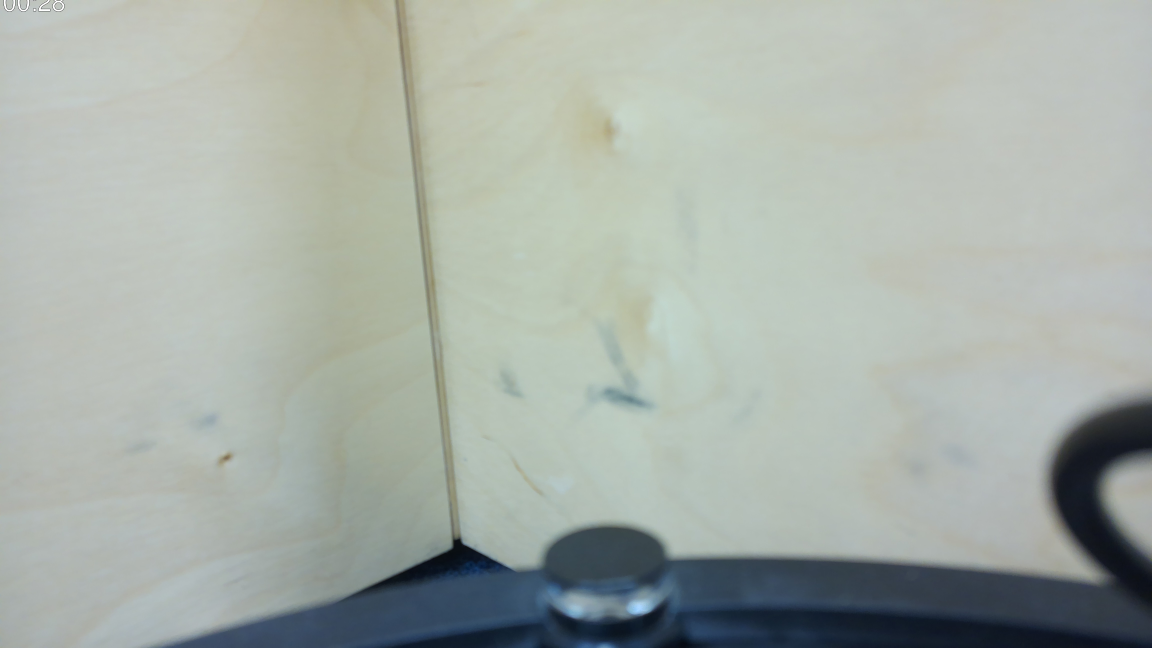
#> input picture PaiCar/tests/fixtures/frame_0001.jpg, 4608 x 2592 px (shown at 1/4 size)
$ python -i move_planner.py   (imports and definitions only)
#> lines starting #> are read from the running program, lines starting #| are printed output that depends on the picture
"""
Obstacle-aware move planner using OpenCV texture and darkness analysis.

Analyses a JPEG snapshot to estimate forward clearance in three zones
(left, straight, right) and returns the best MoveAction.

Algorithm
---------
1. Decode the JPEG; convert to grayscale once for both analyses below.

Texture layer (smooth vs rough):
2. Compute a per-pixel local standard-deviation texture map.
   High score → rough surface (carpet) → navigable floor.
   Low score  → smooth surface (plywood / wall) → obstacle.
3. Ignore the top HORIZON_FRAC of the image (ceiling / far wall).
4. Split the remaining ROI into left / centre / right thirds.
5. For each zone scan row-by-row from the top downward; the first row
   whose mean texture exceeds FLOOR_TEXTURE_THRESHOLD is the boundary
   between obstacle face and navigable carpet.
6. Map that boundary's y-position to metres:
       distance ≈ DISTANCE_K / (y_norm - HORIZON_FRAC)

Darkness layer (black metal chair/table legs):
7. For each zone scan row-by-ray from the top down to DARK_SCAN_FRAC (to
   avoid triggering on the car's own chassis at the bottom of the image).
   The first row where more than DARK_ROW_THRESHOLD of pixels are below
   DARKNESS_LEVEL intensity is a dense dark-obstacle row (chair legs, metal
   frames).  Convert its y-position to metres with the same formula.

Combined clearance:
8. Zone clearance = min(texture clearance, dark-obstacle clearance).
9. Apply a 0.7 safety factor, cap at max_distance.
10. If every zone's probed clearance is below REVERSE_THRESHOLD, return
    direction="reverse" with distance REVERSE_DISTANCE_M.

Door detection:
11. detect_door() analyses the upper DOOR_UPPER_ROI of the image for a
    prominently bright vertical band — the signature of a lit room visible
    through a glass partition or open doorway.  A prominence (peak vs.
    flanking mean) above DOOR_PROMINENCE identifies the door zone.
12. Pass target_zone to plan_move() to bias the chosen direction toward the
    detected door when that zone has at least TARGET_ZONE_MIN_CLEARANCE of
    space (ensures the car does not drive into an obstacle to reach the door).

Calibration
-----------
FLOOR_TEXTURE_THRESHOLD: derived from frame_0003.jpg (plywood bench vs
carpet).  plywood std-dev ≈ 0.69, carpet ≈ 14.67; threshold = 5.0.

DARKNESS_LEVEL / DARK_ROW_THRESHOLD: calibrated from frame_0006.jpg
(chair legs, black metal bars).  Chair-leg rows reach dark_frac ≈ 0.90+;
threshold = 0.40 catches dense chair rows while ignoring sparse distant
legs (dark_frac < 0.35) and the car chassis (excluded by DARK_SCAN_FRAC).

DOOR_PROMINENCE: calibrated from frame_0008_door.jpg (glass partition with
lit room beyond).  Door prominence ≈ 45; nearest non-door frame ≈ 30.
Threshold 40 gives clear separation.

HORIZON_FRAC and DISTANCE_K should be tuned empirically on your floor.
"""

from __future__ import annotations

import base64
from dataclasses import dataclass
from typing import Literal, Optional

import cv2
import numpy as np

# ── Calibration constants ─────────────────────────────────────────────────────

HORIZON_FRAC: float = 0.35    # rows above this y-fraction are beyond max_distance
DISTANCE_K:   float = 0.35    # perspective scale constant (metres)

TEXTURE_WINDOW:          int   = 15   # local std-dev window size (pixels)
FLOOR_TEXTURE_THRESHOLD: float = 5.0  # min texture score to classify as carpet
SMOOTH_WINDOW:           int   = 5    # row-score smoothing window

# Dark-obstacle detection (chair legs, metal bars)
DARKNESS_LEVEL:     int   = 60    # pixel intensity below which a pixel is "dark"
DARK_ROW_THRESHOLD: float = 0.40  # min dark-pixel fraction in a row to flag it
DARK_SCAN_FRAC:     float = 0.85  # only scan for dark obstacles above this y-norm
                                   # (excludes the car's own chassis at the bottom)

SAFETY_FACTOR: float = 0.7

# Reverse: triggered when every zone's probed clearance is below this threshold.
REVERSE_THRESHOLD:  float = 1.0  # metres — all zones below this → reverse
REVERSE_DISTANCE_M: float = 0.5  # metres to travel when reversing

_PROBE_DISTANCE: float = 100.0   # sentinel max_distance used for reverse check

# Zone-consistency check: when two adjacent zones are both close-blocked, a
# lateral zone whose clearance is ZONE_JUMP_RATIO× larger than the adjacent
# minimum is treated as an optical illusion (carpet visible through a gap/
# doorway beyond the obstacle, not a physically navigable path).
ZONE_CONSISTENCY_THRESHOLD: float = 0.75   # metres — both neighbours must be below this
ZONE_JUMP_RATIO:            float = 1.5    # lateral zone is suspect if it exceeds this multiple

# Door detection: look for a prominently bright vertical band in the upper image.
# A lit room visible through a glass partition creates a column-brightness peak
# that stands well above the flanking regions.
DOOR_UPPER_ROI:   float = 0.55   # fraction of image height to scan for door
DOOR_PROMINENCE:  float = 40.0   # min brightness prominence vs. flanking means
DOOR_MIN_PEAK:    int   = 130    # peak must be at least this bright (0–255)
DOOR_EDGE_MARGIN: float = 0.15   # peak must be this far from each side edge

# When plan_move is called with a target_zone, the car will favour that zone
# if its clearance is at least this value (ensures we do not head straight into
# a barely-visible opening).
TARGET_ZONE_MIN_CLEARANCE: float = 0.5

# Steered-reverse thresholds: when reversing, use a steering lock if one lateral
# zone is significantly more open than the other (suggesting a one-sided obstacle).
# Uses the original (pre-consistency-check) probe values so optical artefacts do
# not bias the direction.
#
# REVERSE_STEER_MIN_CLEARANCE: the clearer lateral zone must reach this value
#   before we steer.  Set just above the frame_0001 corner artefact (≈0.69 m) so
#   a fully-walled corner always reverses straight.
# REVERSE_STEER_MARGIN: the two lateral zones must differ by at least this much.
REVERSE_STEER_MIN_CLEARANCE: float = 0.7
REVERSE_STEER_MARGIN:        float = 0.15


# ── Public interface ──────────────────────────────────────────────────────────

@dataclass
class MoveAction:
    direction: Literal["left", "straight", "right", "reverse", "reverse+left", "reverse+right"]
    distance_metres: float
    left_clearance_m: float
    center_clearance_m: float
    right_clearance_m: float
    reasoning: str


def plan_move(
    image_b64: str,
    max_distance: float = 5.0,
    target_zone: Optional[Literal["left", "straight", "right"]] = None,
) -> MoveAction:
    """Return the best move action given a base64-encoded JPEG snapshot.

    target_zone: when set (e.g. from detect_door()), the car will steer toward
    that zone provided its clearance is at least TARGET_ZONE_MIN_CLEARANCE and
    no reverse is required.  Without it, the zone with the most clearance wins.
    """
    img  = _decode(image_b64)
    gray = cv2.cvtColor(img, cv2.COLOR_BGR2GRAY)
    tex  = _texture_map(gray)
    H, W = tex.shape

    roi_top  = int(H * HORIZON_FRAC)
    tex_roi  = tex[roi_top:, :]
    gray_roi = gray[roi_top:, :]

    w3 = W // 3
    col_slices = {
        "left":     slice(0,   w3),
        "straight": slice(w3,  2 * w3),
        "right":    slice(2 * w3, None),
    }

    # Probe both layers at a large distance for the reverse check.
    probe = {
        name: min(
            _zone_texture_clearance(tex_roi[:, s],  roi_top, H, _PROBE_DISTANCE),
            _zone_dark_clearance(   gray_roi[:, s], roi_top, H, _PROBE_DISTANCE),
        )
        for name, s in col_slices.items()
    }

    # Zone-consistency check: a lateral zone that is many times larger than
    # both of its close-blocked neighbours is seeing carpet through a gap/
    # doorway that the car cannot physically reach without first reversing.
    # Use original probe values so the two checks do not cascade.
    # The lower bound (> 0.1) excludes the floor sentinel (no detection) so
    # that a fully-blocked adjacent zone does not inflate the ratio.
    _ps, _pl, _pr = probe["straight"], probe["left"], probe["right"]
    if (0.1 < _ps < ZONE_CONSISTENCY_THRESHOLD
            and 0.1 < _pr < ZONE_CONSISTENCY_THRESHOLD
            and _pl > min(_ps, _pr) * ZONE_JUMP_RATIO):
        probe["left"] = 0.1
    elif (0.1 < _ps < ZONE_CONSISTENCY_THRESHOLD
            and 0.1 < _pl < ZONE_CONSISTENCY_THRESHOLD
            and _pr > min(_ps, _pl) * ZONE_JUMP_RATIO):
        probe["right"] = 0.1

    # Reported clearances are capped at the caller-supplied max_distance.
    clearances = {k: min(v, max_distance) for k, v in probe.items()}

    reasoning_prefix = (
        f"L={clearances['left']:.2f}m "
        f"S={clearances['straight']:.2f}m "
        f"R={clearances['right']:.2f}m → "
    )

    if max(probe.values()) < REVERSE_THRESHOLD:
        # Determine steering direction from original (pre-consistency-check) lateral
        # probe values.  If one side is clearly more open, the obstacle is on the
        # opposite side; steer the reverse arc so the car's front swings toward the
        # clearer side.  Only steer if the clearer zone exceeds REVERSE_STEER_MIN_CLEARANCE
        # (prevents corner artefacts from triggering a steered reverse).
        max_lateral = max(_pl, _pr)
        if max_lateral >= REVERSE_STEER_MIN_CLEARANCE:
            if _pl > _pr + REVERSE_STEER_MARGIN:
                rev_dir = "reverse+right"   # left clearer → obstacle on right
            elif _pr > _pl + REVERSE_STEER_MARGIN:
                rev_dir = "reverse+left"    # right clearer → obstacle on left
            else:
                rev_dir = "reverse"
        else:
            rev_dir = "reverse"
        return MoveAction(
            direction=rev_dir,
            distance_metres=min(REVERSE_DISTANCE_M, max_distance),
            left_clearance_m=clearances["left"],
            center_clearance_m=clearances["straight"],
            right_clearance_m=clearances["right"],
            reasoning=reasoning_prefix + rev_dir,
        )

    if (target_zone is not None
            and clearances.get(target_zone, 0) >= TARGET_ZONE_MIN_CLEARANCE):
        best = target_zone
    else:
        best = max(clearances, key=clearances.get)

    distance = round(
        min(max(clearances[best] * SAFETY_FACTOR, 0.1), max_distance), 2
    )

    return MoveAction(
        direction=best,
        distance_metres=distance,
        left_clearance_m=clearances["left"],
        center_clearance_m=clearances["straight"],
        right_clearance_m=clearances["right"],
        reasoning=reasoning_prefix + best,
    )


# [52 lines left out: function detect_door, not called in this run]


# ── Internal helpers ──────────────────────────────────────────────────────────

def _decode(image_b64: str) -> np.ndarray:
    raw = base64.b64decode(image_b64)
    buf = np.frombuffer(raw, dtype=np.uint8)
    img = cv2.imdecode(buf, cv2.IMREAD_COLOR)
    if img is None:
        raise ValueError("cv2.imdecode failed — check that the bytes are a valid JPEG")
    return img


# [66 lines left out: functions _texture_map, _zone_texture_clearance, _zone_dark_clearance, not called in this run]

>>> import cv2
>>> picture = cv2.imread('tests/fixtures/frame_0001.jpg', cv2.IMREAD_GRAYSCALE)
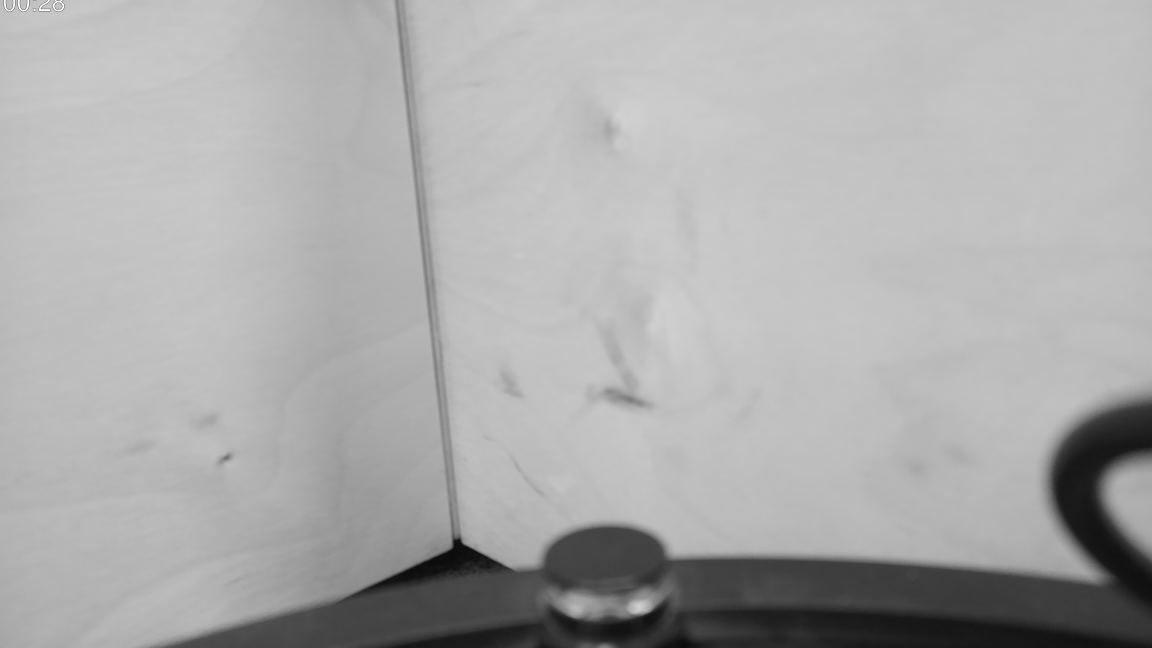
#> picture: shape (2592, 4608) (shown at 1/4 size); min 0, max 255, mean 171.9
>>> result = plan_move(picture)
#> in _decode, `buf = np.frombuffer(raw, dtype=np.uint8)`: buf = 68 values, max 255 at index 11, min 0 at index 8, mean 140.5
#> (the run stopped early here; a loop or call above may not have finished)

$ run again, on PaiCar/tests/fixtures/frame_0002.jpg
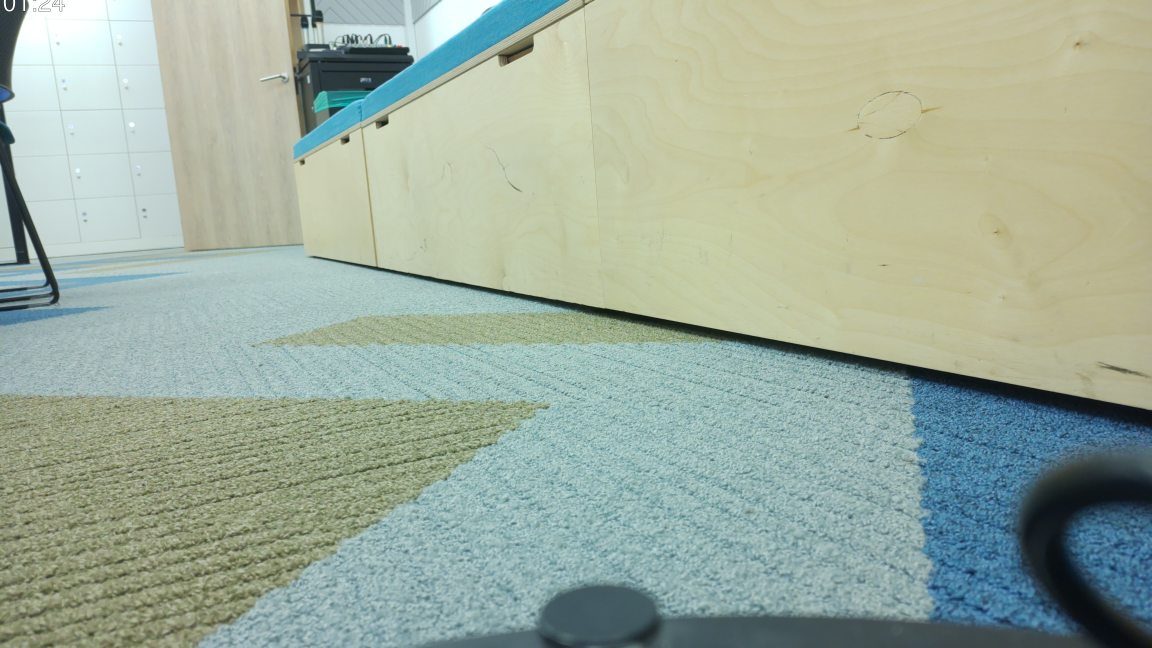
#> input picture PaiCar/tests/fixtures/frame_0002.jpg, 4608 x 2592 px (shown at 1/4 size)
#> `picture = cv2.imread('tests/fixtures/frame_0001.jpg', cv2.IMREAD_GRAYS..`:
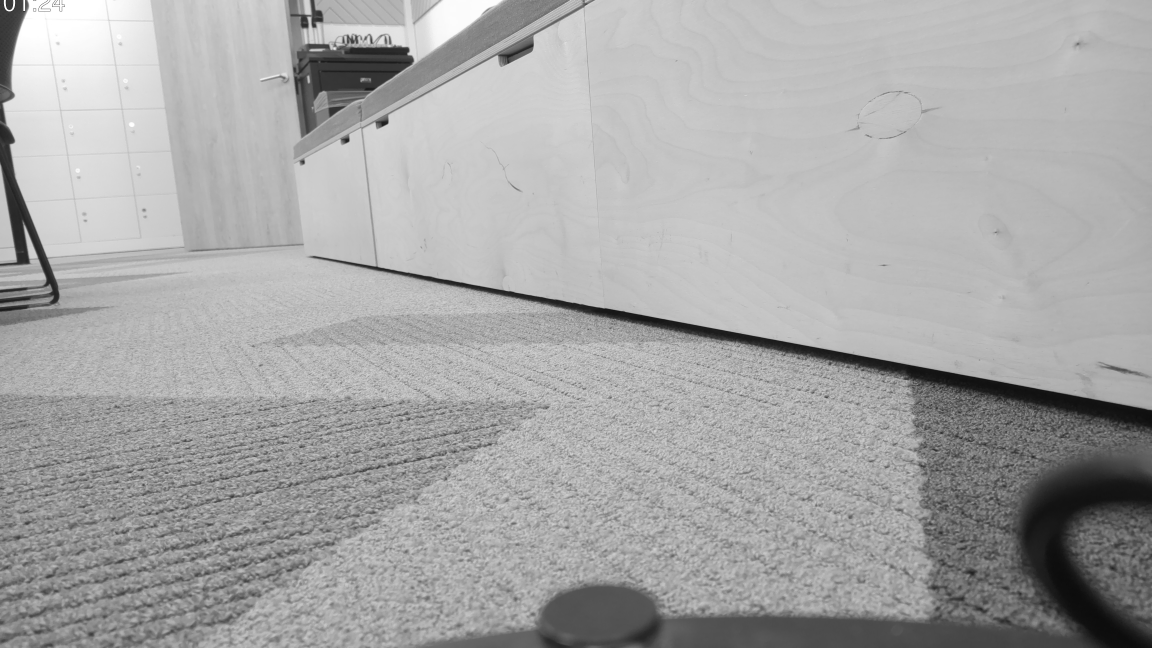
#> picture: shape (2592, 4608) (shown at 1/4 size); min 0, max 255, mean 166.4
#> buf = [247, 221]

$ run again, on PaiCar/tests/fixtures/frame_0003.jpg
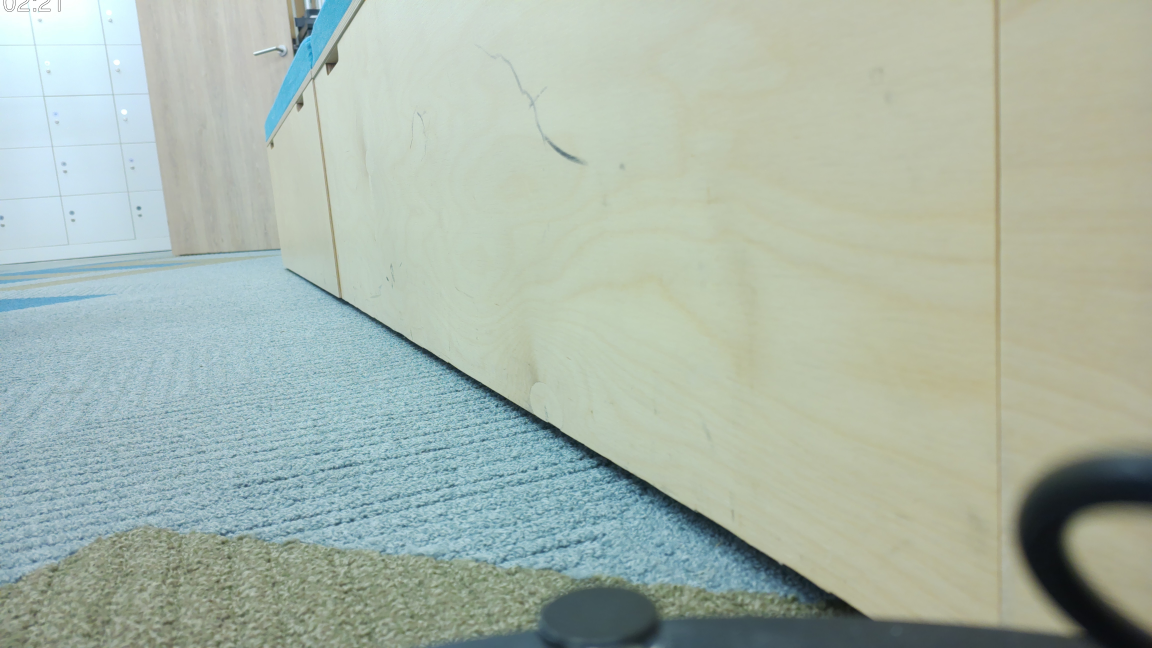
#> input picture PaiCar/tests/fixtures/frame_0003.jpg, 4608 x 2592 px (shown at 1/4 size)
#> `picture = cv2.imread('tests/fixtures/frame_0001.jpg', cv2.IMREAD_GRAYS..`:
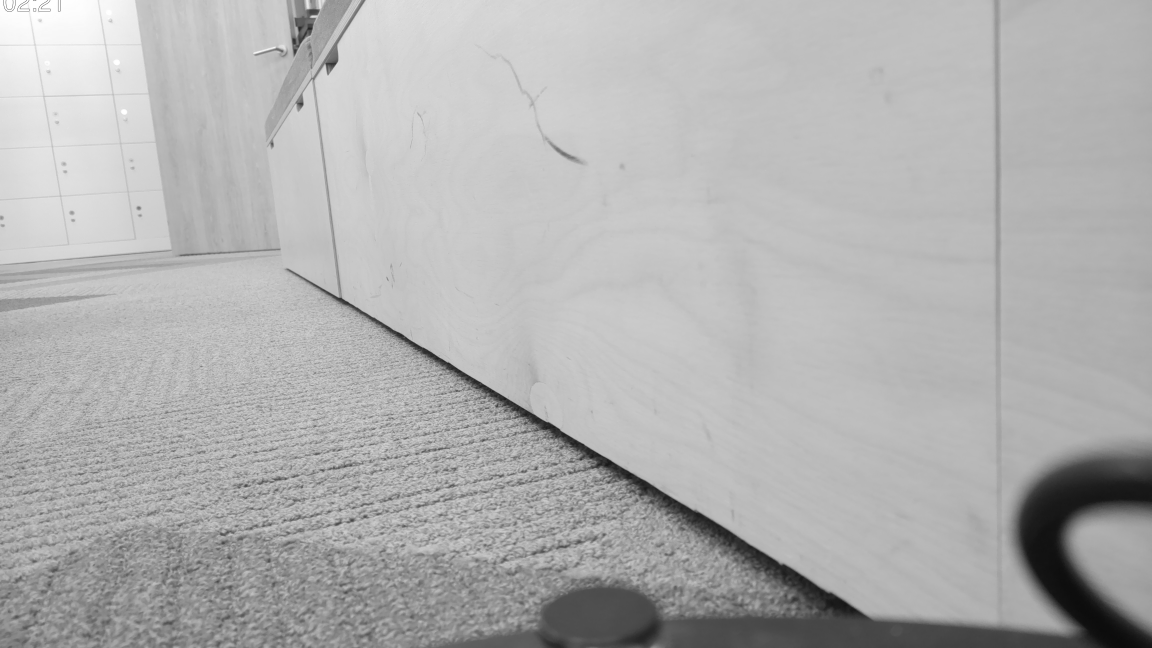
#> picture: shape (2592, 4608) (shown at 1/4 size); min 0, max 255, mean 176.8
#> buf = 134 values, max 254 at index 73, min 2 at index 11, mean 150

$ run again, on PaiCar/tests/fixtures/frame_0004.jpg
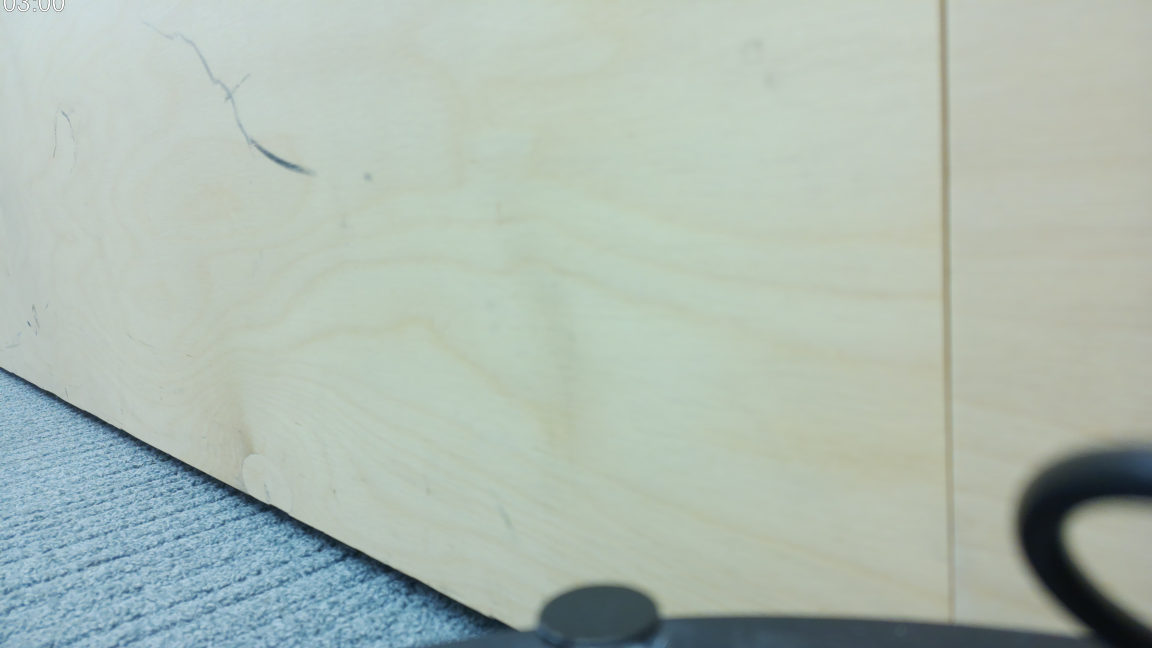
#> input picture PaiCar/tests/fixtures/frame_0004.jpg, 4608 x 2592 px (shown at 1/4 size)
#> `picture = cv2.imread('tests/fixtures/frame_0001.jpg', cv2.IMREAD_GRAYS..`:
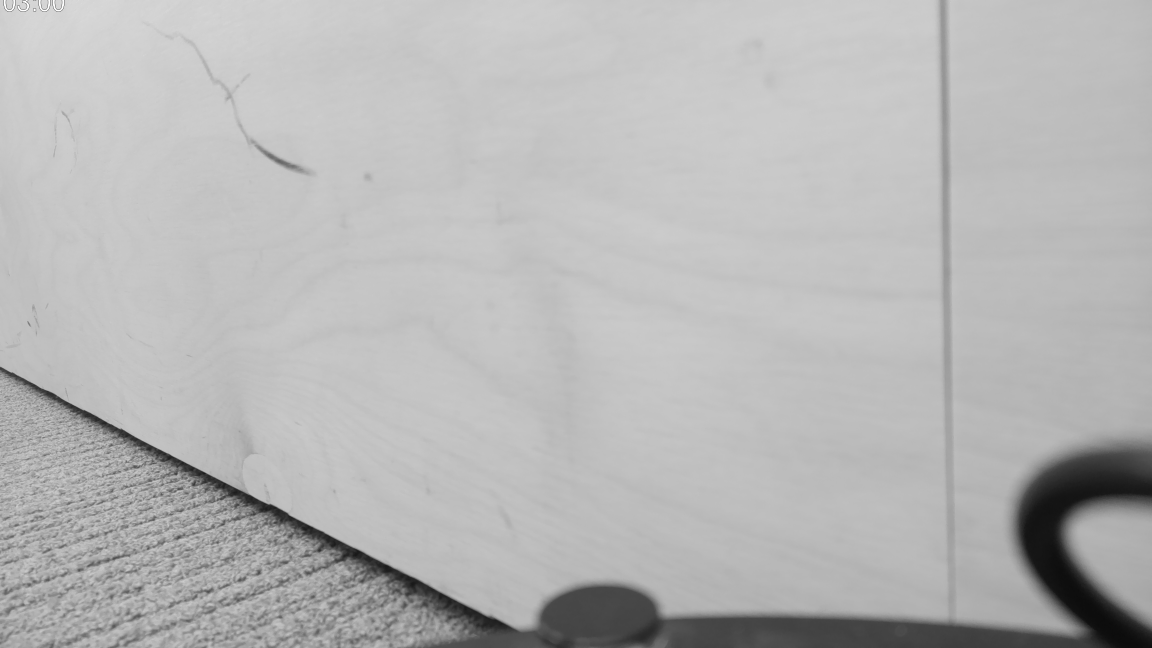
#> picture: shape (2592, 4608) (shown at 1/4 size); min 0, max 255, mean 182.3
#> buf = 1220 values, max 252 at index 106, min 3 at index 57, mean 144
